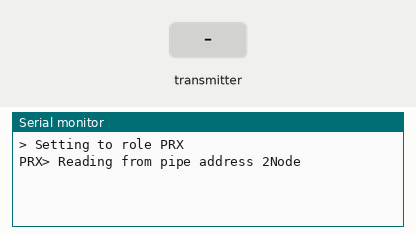
Recording of a sketch running on a simulated Arduino Uno, built with avr-gcc and run on an emulated ATmega328P. On the bench: the last lines printed to the serial monitor. The inputs (shaded band) are chosen by the test bench. No radio packets arrive unless stated.

Above: at 1.2 s.
1.3 s: the transmitter starts sending A = 0
At 1.38 s:
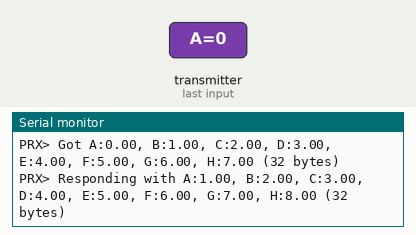
2.8 s: the transmitter starts sending B = 25
At 2.81 s:
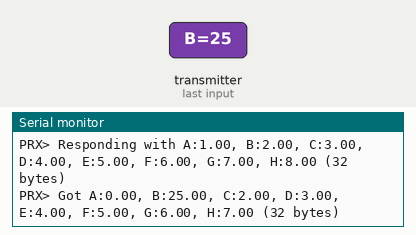
5.8 s: the transmitter starts sending C = 0
At 5.81 s:
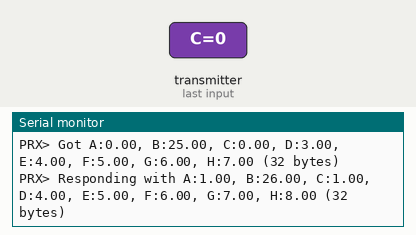
8.8 s: the transmitter starts sending D = 0
At 8.81 s:
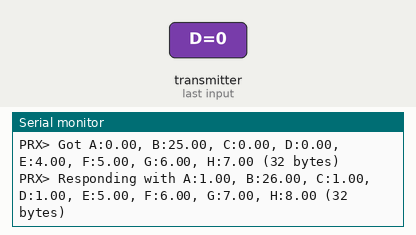

The sketch:

prx.ino
```cpp
#include "RadioRole.h"
#include <SPI.h>
#include "nRF24L01.h"
#include "RF24.h"
#include "RadioRole.h"
#include "Payload.h"
#include "printf.h"

RF24 radio(9, 10);

// Topology
// Radio pipe addresses for the 2 nodes to communicate.
byte pipes[][6] =
{
  "1Node", "2Node"
};

RadioRole role = Invalid;

bool EnableAckPayload = true;

// The debug-friendly names of those roles
const char* role_friendly_name[] =
{
  "Invalid",
  "PTX",
  "PRX"
};

Payload payload;

void SetToRole(RadioRole r)
{
  role = r;
  Serial.print("> Setting to role ");
  Serial.println(role_friendly_name[role]);
  switch (r)
  {
  case PTX:
    Serial.print("PTX> Writing to pipe address ");
    Serial.println((const char*)pipes[0]);
    radio.openWritingPipe(pipes[0]);
    radio.openReadingPipe(1, pipes[1]);
    radio.stopListening();
    break;

  case PRX:
    Serial.print("PRX> Reading from pipe address ");
    Serial.println((const char*)pipes[1]);
    radio.openWritingPipe(pipes[1]);
    radio.openReadingPipe(1, pipes[0]);
    radio.startListening();
    break;
  }
}

void setup()
{
  Serial.begin(115200);
  printf_begin();

  // Setup and configure rf radio
  radio.begin();

  // Ensure autoACK is enabled
  radio.setAutoAck(true);

  if (EnableAckPayload)
  {
    radio.enableAckPayload();
  }

  radio.enableDynamicPayloads();
  radio.setPayloadSize(sizeof(Payload));
  radio.setRetries(5,15);                 // Smallest time between retries, max no. of retries
  radio.setChannel(108);
  radio.setPALevel(RF24_PA_MAX);
  radio.setDataRate(RF24_250KBPS);
  SetToRole(PRX);
  radio.printDetails();

  Initialize(payload);
}

void Transmit()
{
  radio.stopListening();
  Serial.print("PTX> Now sending ");
  Print(payload);

  if (!radio.write(&payload, sizeof(Payload)))
  {
    Serial.println(F("PTX> failed"));
    return;
  }

  if (EnableAckPayload)
  {
    // check payload
    if (!radio.isAckPayloadAvailable())
    {
      Serial.println(F("PTX> Blank payload"));
      return;
    }

    // read payload
    while (radio.available())
    {
      radio.read(&payload, sizeof(Payload));
      Serial.print("PTX> Got payload ");
      Print(payload);
    }
  }
  else
  {
    Increment(payload);
  }
}


void Receive()
{
  byte pipeNo;
  while (radio.available(&pipeNo))
  {
    radio.read(&payload, sizeof(Payload));
    Serial.print("PRX> Got ");
    Print(payload);

    if (EnableAckPayload)
    {
      Increment(payload);
      Serial.print("PRX> Responding with ");
      Print(payload);

      radio.writeAckPayload(pipeNo, &payload, sizeof(Payload));
    }
  }
}

void loop(void)
{
  switch (role)
  {
  case PTX:
    Transmit();
  delay(200);
    break;

  case PRX:
    Receive();
    break;
  }

  // Try again later

}
```

Payload.h
```cpp
#pragma once

#define PAYLOADITEMS 8

struct Payload
{
  double A;
#if PAYLOADITEMS > 1
  double B;
#endif
#if PAYLOADITEMS > 2
  double C;
#endif
#if PAYLOADITEMS > 3
  double D;
#endif
#if PAYLOADITEMS > 4
  double E;
#endif
#if PAYLOADITEMS > 5
  double F;
#endif
#if PAYLOADITEMS > 6
  double G;
#endif
#if PAYLOADITEMS > 7
  double H;
#endif
#if PAYLOADITEMS > 8
  double I;
#endif
};

void Initialize(Payload &payload)
{
  byte i = 0;
  payload.A = i;
#if PAYLOADITEMS > 1
  i++;
  payload.B = i;
#endif
#if PAYLOADITEMS > 2
  i++;
  payload.C = i;
#endif
#if PAYLOADITEMS > 3
  i++;
  payload.D = i;
#endif
#if PAYLOADITEMS > 4
  i++;
  payload.E = i;
#endif
#if PAYLOADITEMS > 5
  i++;
  payload.F = i;
#endif
#if PAYLOADITEMS > 6
  i++;
  payload.G = i;
#endif
#if PAYLOADITEMS > 7
  i++;
  payload.H = i;
#endif
#if PAYLOADITEMS > 8
  i++;
  payload.I = i;
#endif
}

void Increment(Payload &payload)
{
  payload.A++;
#if PAYLOADITEMS > 1
  payload.B++;
#endif
#if PAYLOADITEMS > 2
  payload.C++;
#endif
#if PAYLOADITEMS > 3
  payload.D++;
#endif
#if PAYLOADITEMS > 4
  payload.E++;
#endif
#if PAYLOADITEMS > 5
  payload.F++;
#endif
#if PAYLOADITEMS > 6
  payload.G++;
#endif
#if PAYLOADITEMS > 7
  payload.H++;
#endif
#if PAYLOADITEMS > 8
  payload.I++;
#endif
}

void Print(Payload &payload)
{
  Serial.print("A:");
  Serial.print(payload.A);
#if PAYLOADITEMS > 1
  Serial.print(", B:");
  Serial.print(payload.B);
#endif
#if PAYLOADITEMS > 2
  Serial.print(", C:");
  Serial.print(payload.C);
#endif
#if PAYLOADITEMS > 3
  Serial.print(", D:");
  Serial.print(payload.D);
#endif
#if PAYLOADITEMS > 4
  Serial.print(", E:");
  Serial.print(payload.E);
#endif
#if PAYLOADITEMS > 5
  Serial.print(", F:");
  Serial.print(payload.F);
#endif
#if PAYLOADITEMS > 6
  Serial.print(", G:");
  Serial.print(payload.G);
#endif
#if PAYLOADITEMS > 7
  Serial.print(", H:");
  Serial.print(payload.H);
#endif
#if PAYLOADITEMS > 8
  Serial.print(", I:");
  Serial.print(payload.I);
#endif

  Serial.print(" (");
  Serial.print(sizeof(Payload));
  Serial.print(" bytes)");
  Serial.println();
}
```

RadioRole.h
```cpp
// RadioRole.h

#ifndef _RADIOROLE_h
#define _RADIOROLE_h

// The various roles supported by this sketch
typedef enum
{
  Invalid = 0,
  PTX = 1,
  PRX = 2
} RadioRole;

#endif
```

Measured:
- after the input at 1.3 s, the serial monitor: prints a new line at once (image 1)
- after the input at 2.8 s, the serial monitor: prints a new line at once (image 2)
- after the input at 5.8 s, the serial monitor: prints a new line at once (image 3)
- after the input at 8.8 s, the serial monitor: prints a new line at once (image 4)
